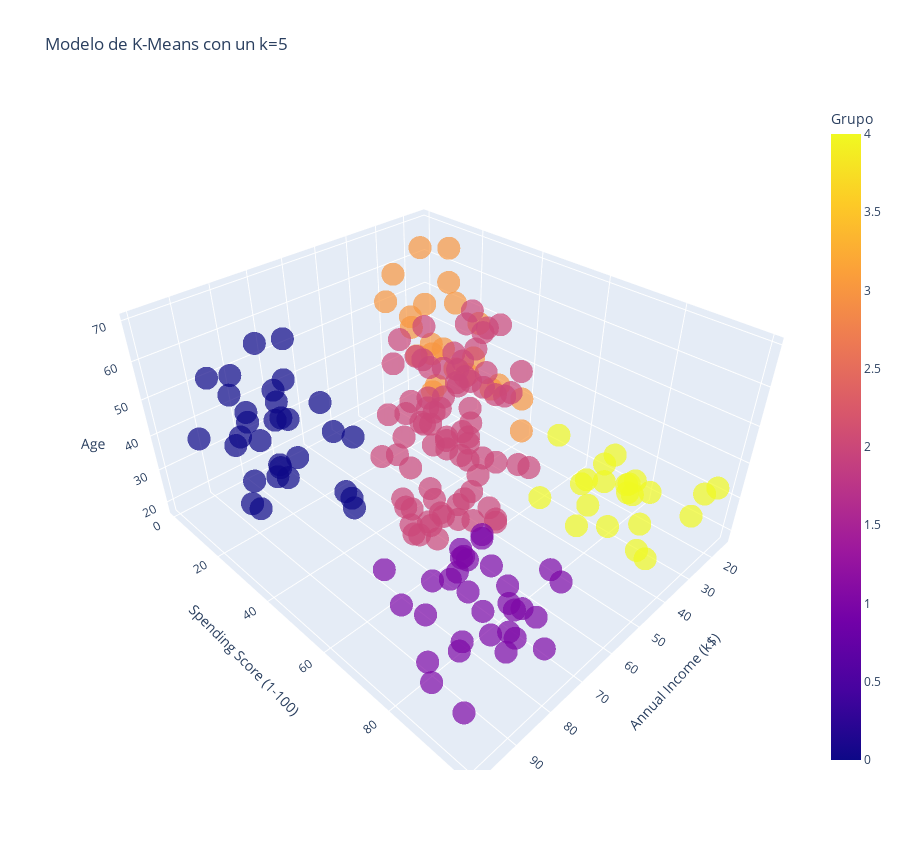

The notebook cell saved with this chart:
### Code cell
# visualizacion modelo 3D
Grafica_3D = px.scatter_3d(Datos, x='Annual Income (k$)', y='Spending Score (1-100)', z='Age', color='Grupo', symbol='Grupo', symbol_map={0: 'circle', 1: 'circle', 2: 'circle', 3: 'circle', 4: 'circle', 5: 'circle'}, opacity=0.7, width=900, height=850, title=f'Modelo de K-Means con un k={5}', labels={'label': 'Cluster'}, color_discrete_map={})
Grafica_3D.update_layout(showlegend=False)

### Figure 1 — Plotly figure (JSON) as saved in the notebook; plotly's stock layout.template omitted (floating-point values rounded to 4 significant figures)
{"data": [{"hovertemplate": "Grupo=%{marker.color}<br>Annual Income (k$)=%{x}<br>Spending Score (1-100)=%{y}<br>Age=%{z}<extra></extra>", "legendgroup": "3", "marker": {"color": [3, 3, 3, 3, 3, 3, 3, 3, 3, 3, 3, 3, 3, 3, 3, 3, 3, 3, 3, 3, 3, 3, 3], "coloraxis": "coloraxis", "opacity": 0.7, "symbol": "circle"}, "mode": "markers", "name": "3", "scene": "scene", "showlegend": true, "type": "scatter3d", "x": [15, 16, 17, 18, 19, 19, 20, 20, 21, 23, 24, 25, 28, 28, 29, 30, 33, 33, 34, 37, 38, 39, 39], "y": [39, 6, 40, 6, 3, 14, 15, 13, 35, 29, 35, 5, 14, 32, 31, 4, 4, 14, 17, 26, 35, 36, 28], "z": [19, 20, 31, 35, 64, 67, 58, 37, 35, 52, 35, 46, 54, 45, 40, 60, 53, 49, 42, 36, 65, 48, 49]}, {"hovertemplate": "Grupo=%{marker.color}<br>Annual Income (k$)=%{x}<br>Spending Score (1-100)=%{y}<br>Age=%{z}<extra></extra>", "legendgroup": "4", "marker": {"color": [4, 4, 4, 4, 4, 4, 4, 4, 4, 4, 4, 4, 4, 4, 4, 4, 4, 4, 4, 4, 4, 4], "coloraxis": "coloraxis", "opacity": 0.7, "symbol": "circle"}, "mode": "markers", "name": "4", "scene": "scene", "showlegend": true, "type": "scatter3d", "x": [15, 16, 17, 18, 19, 19, 20, 20, 21, 23, 24, 25, 28, 28, 29, 30, 33, 33, 34, 37, 38, 39], "y": [81, 77, 76, 94, 72, 99, 77, 79, 66, 98, 73, 73, 82, 61, 87, 73, 92, 81, 73, 75, 92, 65], "z": [21, 23, 22, 23, 30, 35, 24, 22, 20, 35, 25, 31, 29, 35, 23, 21, 18, 21, 30, 20, 24, 24]}, {"hovertemplate": "Grupo=%{marker.color}<br>Annual Income (k$)=%{x}<br>Spending Score (1-100)=%{y}<br>Age=%{z}<extra></extra>", "legendgroup": "2", "marker": {"color": [2, 2, 2, 2, 2, 2, 2, 2, 2, 2, 2, 2, 2, 2, 2, 2, 2, 2, 2, 2, 2, 2, 2, 2, 2, 2, 2, 2, 2, 2, 2, 2, 2, 2, 2, 2, 2, 2, 2, 2, 2, 2, 2, 2, 2, 2, 2, 2, 2, 2, 2, 2, 2, 2, 2, 2, 2, 2, 2, 2, 2, 2, 2, 2, 2, 2, 2, 2, 2, 2, 2, 2, 2, 2, 2, 2, 2, 2], "coloraxis": "coloraxis", "opacity": 0.7, "symbol": "circle"}, "mode": "markers", "name": "2", "scene": "scene", "showlegend": true, "type": "scatter3d", "x": [39, 40, 40, 40, 40, 42, 42, 43, 43, 43, 43, 44, 44, 46, 46, 46, 46, 47, 47, 48, 48, 48, 48, 48, 48, 49, 49, 50, 50, 54, 54, 54, 54, 54, 54, 54, 54, 54, 54, 54, 54, 57, 57, 58, 58, 59, 59, 60, 60, 60, 60, 60, 60, 61, 61, 62, 62, 62, 62, 62, 62, 63, 63, 63, 63, 63, 63, 64, 64, 65, 65, 65, 65, 67, 67, 67, 67, 69], "y": [61, 55, 47, 42, 42, 52, 60, 54, 60, 45, 41, 50, 46, 51, 46, 56, 55, 52, 59, 51, 59, 50, 48, 59, 47, 55, 42, 49, 56, 47, 54, 53, 48, 52, 42, 51, 55, 41, 44, 57, 46, 58, 55, 60, 46, 55, 41, 49, 40, 42, 52, 47, 50, 42, 49, 41, 48, 59, 55, 56, 42, 50, 46, 43, 48, 52, 54, 42, 46, 48, 50, 43, 59, 43, 57, 56, 40, 58], "z": [31, 50, 27, 29, 31, 49, 33, 31, 59, 50, 47, 51, 69, 27, 53, 70, 19, 67, 54, 63, 18, 43, 68, 19, 32, 70, 47, 60, 60, 59, 26, 45, 40, 23, 49, 57, 38, 67, 46, 21, 48, 55, 22, 34, 50, 68, 18, 48, 40, 32, 24, 47, 27, 48, 20, 23, 49, 67, 26, 49, 21, 66, 54, 68, 66, 65, 19, 38, 19, 18, 19, 63, 49, 51, 50, 27, 38, 40]}, {"hovertemplate": "Grupo=%{marker.color}<br>Annual Income (k$)=%{x}<br>Spending Score (1-100)=%{y}<br>Age=%{z}<extra></extra>", "legendgroup": "1", "marker": {"color": [1, 1, 1, 1, 1, 1, 1, 1, 1, 1, 1, 1, 1, 1, 1, 1, 1, 1, 1, 1, 1, 1, 1, 1, 1, 1, 1, 1, 1, 1, 1, 1], "coloraxis": "coloraxis", "opacity": 0.7, "symbol": "circle"}, "mode": "markers", "name": "1", "scene": "scene", "showlegend": true, "type": "scatter3d", "x": [69, 70, 71, 71, 71, 72, 73, 73, 74, 75, 76, 77, 77, 78, 78, 78, 78, 78, 78, 79, 81, 85, 86, 87, 87, 87, 88, 88, 93, 97, 98, 99], "y": [91, 77, 95, 75, 75, 71, 88, 73, 72, 93, 87, 97, 74, 90, 88, 76, 89, 78, 73, 83, 93, 75, 95, 63, 75, 92, 86, 69, 90, 86, 88, 97], "z": [39, 31, 40, 38, 39, 31, 29, 32, 35, 32, 32, 28, 32, 34, 39, 38, 27, 30, 30, 29, 31, 36, 33, 32, 28, 36, 30, 27, 35, 32, 29, 30]}, {"hovertemplate": "Grupo=%{marker.color}<br>Annual Income (k$)=%{x}<br>Spending Score (1-100)=%{y}<br>Age=%{z}<extra></extra>", "legendgroup": "0", "marker": {"color": [0, 0, 0, 0, 0, 0, 0, 0, 0, 0, 0, 0, 0, 0, 0, 0, 0, 0, 0, 0, 0, 0, 0, 0, 0, 0, 0, 0, 0, 0, 0], "coloraxis": "coloraxis", "opacity": 0.7, "symbol": "circle"}, "mode": "markers", "name": "0", "scene": "scene", "showlegend": true, "type": "scatter3d", "x": [70, 71, 71, 71, 72, 73, 73, 74, 75, 76, 77, 77, 78, 78, 78, 78, 78, 78, 79, 81, 85, 86, 87, 87, 87, 88, 88, 93, 97, 98, 99], "y": [29, 35, 11, 9, 34, 5, 7, 10, 5, 40, 12, 36, 22, 17, 20, 16, 1, 1, 35, 5, 26, 20, 27, 13, 10, 13, 15, 14, 32, 15, 39], "z": [23, 43, 59, 47, 25, 20, 44, 19, 57, 28, 25, 48, 34, 43, 44, 47, 37, 34, 56, 19, 50, 42, 36, 40, 36, 52, 58, 59, 37, 46, 41]}], "layout": {"coloraxis": {"colorbar": {"title": {"text": "Grupo"}}, "colorscale": [[0, "#0d0887"], [0.1111, "#46039f"], [0.2222, "#7201a8"], [0.3333, "#9c179e"], [0.4444, "#bd3786"], [0.5556, "#d8576b"], [0.6667, "#ed7953"], [0.7778, "#fb9f3a"], [0.8889, "#fdca26"], [1, "#f0f921"]]}, "height": 850, "legend": {"title": {"text": "Grupo"}, "tracegroupgap": 0}, "scene": {"aspectmode": "auto", "aspectratio": {"x": 1.115, "y": 1.3, "z": 0.69}, "camera": {"center": {"x": 0, "y": 0, "z": 0}, "eye": {"x": 1.315, "y": 1.315, "z": 1.315}, "projection": {"type": "perspective"}, "up": {"x": 0, "y": 0, "z": 1}}, "domain": {"x": [0, 1], "y": [0, 1]}, "xaxis": {"title": {"text": "Annual Income (k$)"}, "type": "linear"}, "yaxis": {"title": {"text": "Spending Score (1-100)"}, "type": "linear"}, "zaxis": {"title": {"text": "Age"}, "type": "linear"}}, "showlegend": false, "title": {"text": "Modelo de K-Means con un k=5"}, "width": 900}}
